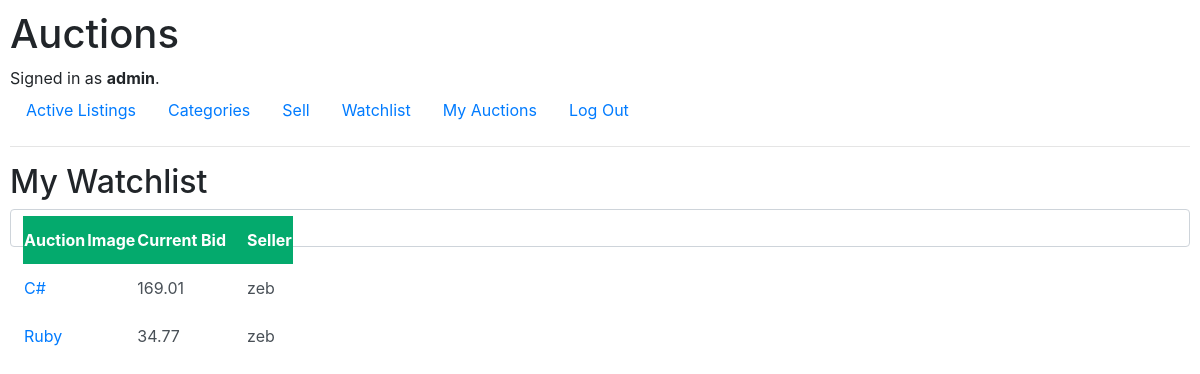
The app's page /watchlist (signed in) with its own data.
### auctions/models.py (models this page shows, shortened)
class User(AbstractUser):
    watchlist = models.ManyToManyField('Auction', verbose_name='auction',
                        related_name='watchlist')

class Auction(models.Model):
    user = models.ForeignKey(User,
                        on_delete=models.CASCADE)
    title = models.CharField(max_length=200)
    category = models.ForeignKey('Category',
                        verbose_name='category', blank=True,
                        on_delete=models.CASCADE)
    description = models.CharField(max_length=100)
    starting_bid = models.DecimalField(default=1.00,
                        null=True, max_digits=19, decimal_places=2)
    image_url = models.URLField(default=None,
                        max_length=40000, blank=True)
    active = models.BooleanField(default=True)

### auctions/views.py (the view)
# urls.py: path('watchlist', views.watchlist, name='watchlist'),
def watchlist(request):
    if not request.user.is_anonymous:
        watchlist = request.user.watchlist.all()
        for item in watchlist:
            item.current_bid = return_highest_bid(item.id)
        return render(request, 'auctions/watchlist.html', {
        'auctions' : watchlist
    })
    else:
        return render(request, 'auctions/index.html', {
            "auctions": return_active_auctions(),
            "message": "Log in to view your watchlist"
        })

### auctions/utils.py (called while the page is built)
def return_highest_bid(auction):
    auction_object = Auction.objects.get(id=auction)
    current_bid = auction_object.starting_bid
    try:
        max_bid = Bid.objects.filter(auction=auction).aggregate(max_bid = Max('bid_amount'))
        if max_bid['max_bid']:
            current_bid = max_bid['max_bid']
            return current_bid
    except Bid.DoesNotExist:
        pass
    return current_bid

### auctions/templates/auctions/watchlist.html
{% extends "auctions/layout.html" %}
{% block body %}
    <h2>My Watchlist</h2>
<table class="form-control">
    <tr>
        <th>Auction</th>
        <th>Image</th>
        <th>Current Bid</th>
        <th class='rightcolumn'>Seller</th>
    </tr>
    {% for auction in auctions %}
    <tr>
        <td><a href="{% url 'auction' auction.id %}">{{ auction.title }}</a></td>
        <td><img src="{{ auction.image_url }}" alt=""></td>
        <td>{{ auction.current_bid|floatformat:2 }}</td>
        <td class='rightcolumn'>{{ auction.user }}</td>
    </tr>
    {% endfor %}
</table>
{% endblock %}

### auctions/templates/auctions/layout.html (shortened to what this page needs)
{% load static %}
<!DOCTYPE html>
<html lang="en">
    <head>
        <link rel="stylesheet" href="https://stackpath.bootstrapcdn.com/bootstrap/4.4.1/css/bootstrap.min.css">
        <link href="{% static 'auctions/styles.css' %}" rel="stylesheet">
    </head>
    <body>
        <h1>Auctions</h1>
        <div>
            {% if user.is_authenticated %}
                Signed in as <strong>{{ user.username }}</strong>.
            {% else %}
                Not signed in.
            {% endif %}
        </div>
        <ul class="nav">
            <li class="nav-item">
                <a class="nav-link" href="{% url 'index' %}">Active Listings</a>
            </li>
            <li class="nav-item">
                <a class="nav-link" href="{% url 'categories' %}">Categories</a>
            </li>
            {% if user.is_authenticated %}
                <li class="nav-item">
                    <a class="nav-link" href="{% url 'sell' %}">Sell</a>
                </li><li class="nav-item">
                    <a class="nav-link" href="{% url 'watchlist' %}">Watchlist</a>
                </li>
                <li class="nav-item">
                    <a class="nav-link" href="{% url 'my_auctions' %}">My Auctions</a>
                </li>
                <li class="nav-item">
                    <a class="nav-link" href="{% url 'logout' %}">Log Out</a>
                </li>
            {% endif %}
        </ul>
        <hr>
        {% block body %}
        {% endblock %}
    </body>
</html>

### auctions/static/auctions/styles.css (style rules this page uses)
body { padding: 10px; }
td, tr { padding-top: 12px; padding-bottom: 12px; text-align: left; }
.rightcolumn { padding-left: 20px; }
th { padding-top: 12px; padding-bottom: 12px; text-align: center; background-color: #04AA6D; color: white; }

### records on screen
User: username "admin"
Auction: title "C#", current_bid "169.01", user "zeb"
Auction: title "Ruby", current_bid "34.77", user "zeb"
